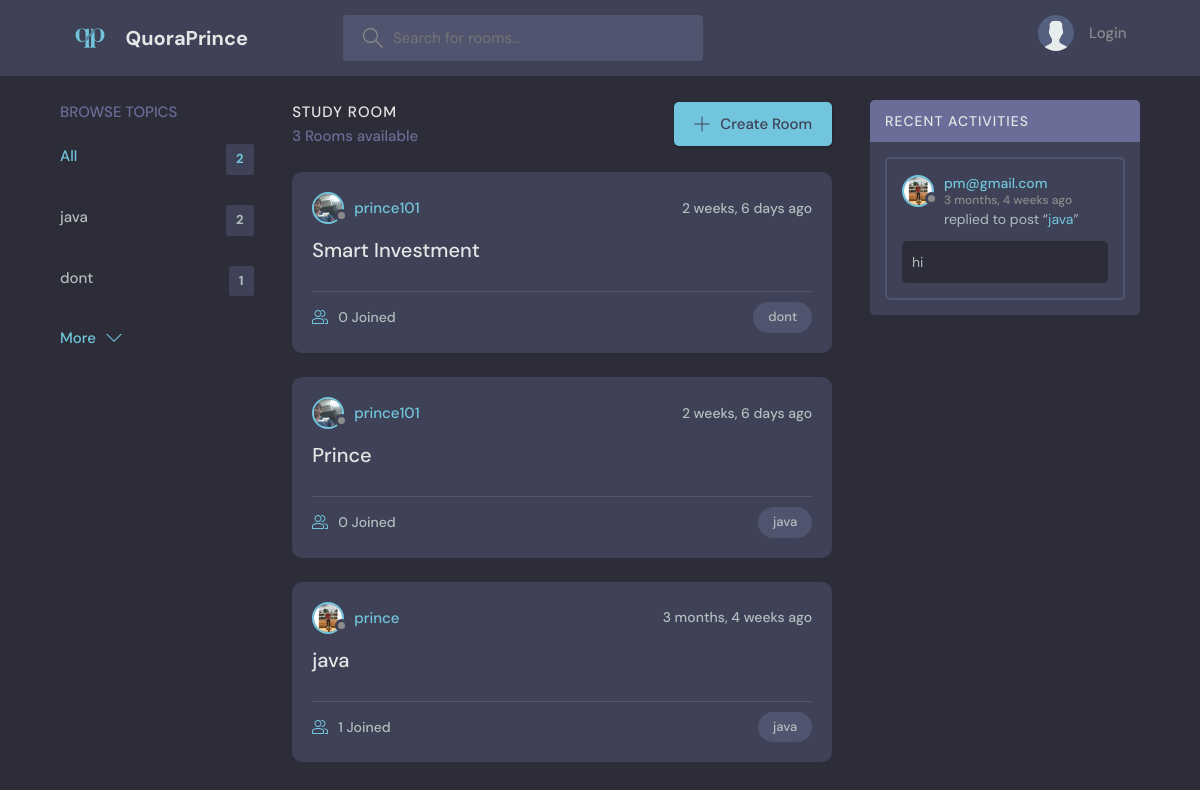
The page / on the database its author committed.
### base/models.py (models this page shows, shortened)
class Topic(models.Model):
    name = models.CharField(max_length=200)

class Room(models.Model):
    host = models.ForeignKey(User, on_delete=models.SET_NULL, null=True)
    topic = models.ForeignKey(Topic, on_delete=models.SET_NULL, null=True)
    name = models.CharField(max_length=200)
    description = models.TextField(null=True, blank=True)
    participants = models.ManyToManyField(
        User, related_name='participants', blank=True)
    updated = models.DateTimeField(auto_now=True)
    created = models.DateTimeField(auto_now_add=True)
    class Meta:
        ordering = ['-updated', '-created']
    def __str__(self):
        return self.name

class User(AbstractUser):
    name = models.CharField(max_length=200, null=True)
    email = models.EmailField(unique=True, null=True)
    bio = models.TextField(null=True)
    avatar = models.ImageField(null=True, default="avatar.svg")
    USERNAME_FIELD = 'email'
    REQUIRED_FIELDS = []

class Message(models.Model):
    user = models.ForeignKey(User, on_delete=models.CASCADE)
    room = models.ForeignKey(Room, on_delete=models.CASCADE)
    body = models.TextField()
    updated = models.DateTimeField(auto_now=True)
    created = models.DateTimeField(auto_now_add=True)
    class Meta:
        ordering = ['-updated', '-created']

### base/views.py (the view)
# urls.py: path('', views.home, name="home"),
def home(req):
    q = req.GET.get('q') if req.GET.get('q') != None else ''
    rooms = Room.objects.filter(
        Q(topic__name__icontains=q) |
        Q(name__icontains=q) |
        Q(description__icontains=q)
    )
    room_count = rooms.count()
    topics = Topic.objects.all()[0:5]
    room_messages = Message.objects.filter(Q(room__topic__name__icontains=q))
    context = {'rooms': rooms, 'topics': topics,
               'room_count': room_count, 'room_messages': room_messages}
    return render(req, 'base/home.html', context)

### base/templates/base/home.html (shortened to what this page needs)
{% extends 'main.html' %} {% block content %}
<main class="layout layout--3">
  <div class="container">
    {% include 'base/topics_component.html' %}
    <div class="roomList">
      <div class="roomList__header">
        <div>
          <h2>Study Room</h2>
          <p>{{rooms.count}} Rooms available</p>
        </div>
        <a class="btn btn--main" href="{% url 'create-room' %}">
          <svg
            version="1.1"
            xmlns="http://www.w3.org/2000/svg"
            width="32"
            height="32"
            viewBox="0 0 32 32"
          >
            <title>add</title>
            <path
              d="M16.943 0.943h-1.885v14.115h-14.115v1.885h14.115v14.115h1.885v-14.115h14.115v-1.885h-14.115v-14.115z"
            ></path>
          </svg>
          Create Room
        </a>
      </div>
      {% include 'base/feed_component.html' %}
    </div>
    {% include 'base/activity_component.html' %}
  </div>
</main>
{% endblock content %}

### base/templates/base/topics_component.html
<div class="topics">
  <div class="topics__header">
    <h2>Browse Topics</h2>
  </div>
  <ul class="topics__list">
    <li>
      <a href="{% url 'home' %}" class="active"
        >All <span>{{topics.count}}</span></a
      >
    </li>
    {% for topic in topics %}
    <li>
      <a href="{% url 'home' %}?q={{topic.name}}"
        >{{topic.name}} <span>{{topic.room_set.all.count}}</span></a
      >
    </li>
    {% endfor %}
  </ul>
  <a class="btn btn--link" href="{% url 'topics' %}">
    More
    <svg
      version="1.1"
      xmlns="http://www.w3.org/2000/svg"
      width="32"
      height="32"
      viewBox="0 0 32 32"
    >
      <title>chevron-down</title>
      <path d="M16 21l-13-13h-3l16 16 16-16h-3l-13 13z"></path>
    </svg>
  </a>
</div>

### base/templates/base/feed_component.html (shortened to what this page needs)
{% for room in rooms %}
<div class="roomListRoom">
  <div class="roomListRoom__header">
    <a
      href="{% url 'user-profile' room.host.id %}"
      class="roomListRoom__author"
    >
      <div class="avatar avatar--small">
        <img src="{{room.host.avatar.url}}" />
      </div>
      <span>{{room.host.username}}</span>
    </a>
    <div class="roomListRoom__actions">
      <span>{{room.created|timesince}} ago</span>
    </div>
  </div>
  <div class="roomListRoom__content">
    <a href="{% url 'room' room.id %}">{{room.name}}</a>
  </div>
  <div class="roomListRoom__meta">
    <a href="{% url 'room' room.id %}" class="roomListRoom__joined">
      {{room.participants.all.count}} Joined
    </a>
    <p class="roomListRoom__topic">{{room.topic.name}}</p>
  </div>
</div>
{% endfor %}

### base/templates/base/activity_component.html (shortened to what this page needs)
<div class="activities">
  <div class="activities__header">
    <h2>Recent Activities</h2>
  </div>
  {% for msg in room_messages %}
  <div class="activities__box">
    <div class="activities__boxHeader roomListRoom__header">
      <a
        href="{% url 'user-profile' msg.user.id %}"
        class="roomListRoom__author"
      >
        <div class="avatar avatar--small">
          <img src="{{msg.user.avatar.url}}" />
        </div>
        <p>
          {{msg.user}}
          <span>{{msg.created|timesince}} ago</span>
        </p>
      </a>
    </div>
    <div class="activities__boxContent">
      <p>
        replied to post “<a href="{% url 'room' msg.room.id %}">{{msg.room}}</a
        >”
      </p>
      <div class="activities__boxRoomContent">{{msg.body}}</div>
    </div>
  </div>
  {% endfor %}
</div>

### rows shown on the page
Topic: name "java", room_set.all.count "2"
Topic: name "dont", room_set.all.count "1"
Room: host.avatar (picture), host.username "prince101", created "2 weeks, 6 days", name "Smart Investment", participants.all.count "0", topic.name "dont"
Room: host.avatar (picture), host.username "prince101", created "2 weeks, 6 days", name "Prince", participants.all.count "0", topic.name "java"
Room: host.avatar (picture), host.username "prince", created "3 months, 4 weeks", name "java", participants.all.count "1", topic.name "java"
Message: user.avatar (picture), user "pm@gmail.com", created "3 months, 4 weeks", room "java", body "hi"

### other values the page prints
{{ topics.count }} "2"
{{ rooms.count }} "3"
